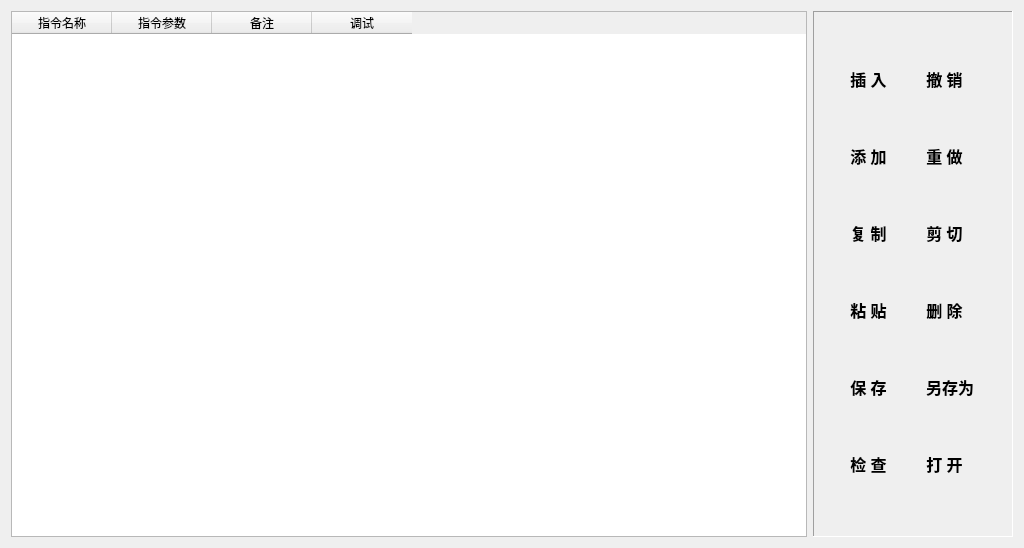
<?xml version="1.0" encoding="UTF-8"?>
<ui version="4.0">
 <class>QProgramUI</class>
 <widget class="QWidget" name="QProgramUI">
  <property name="geometry">
   <rect>
    <x>0</x>
    <y>0</y>
    <width>1024</width>
    <height>548</height>
   </rect>
  </property>
  <property name="windowTitle">
   <string>QProgramUI</string>
  </property>
  <layout class="QHBoxLayout" name="horizontalLayout">
   <item>
    <widget class="QProgramTableWidget" name="m_pProgramTableWidget">
     <property name="minimumSize">
      <size>
       <width>780</width>
       <height>520</height>
      </size>
     </property>
     <column>
      <property name="text">
       <string>指令名称</string>
      </property>
     </column>
     <column>
      <property name="text">
       <string>指令参数</string>
      </property>
     </column>
     <column>
      <property name="text">
       <string>备注</string>
      </property>
     </column>
     <column>
      <property name="text">
       <string>调试</string>
      </property>
     </column>
    </widget>
   </item>
   <item>
    <widget class="QFrame" name="m_pFrameToolButtomContainter">
     <property name="sizePolicy">
      <sizepolicy hsizetype="Preferred" vsizetype="Preferred">
       <horstretch>0</horstretch>
       <verstretch>0</verstretch>
      </sizepolicy>
     </property>
     <property name="minimumSize">
      <size>
       <width>200</width>
       <height>520</height>
      </size>
     </property>
     <property name="frameShape">
      <enum>QFrame::Panel</enum>
     </property>
     <property name="frameShadow">
      <enum>QFrame::Sunken</enum>
     </property>
     <layout class="QGridLayout" name="gridLayout">
      <item row="0" column="0">
       <widget class="QToolButton" name="m_ptbInsertRow">
        <property name="sizePolicy">
         <sizepolicy hsizetype="Fixed" vsizetype="Fixed">
          <horstretch>0</horstretch>
          <verstretch>0</verstretch>
         </sizepolicy>
        </property>
        <property name="font">
         <font>
          <family>宋体</family>
          <pointsize>12</pointsize>
          <weight>75</weight>
          <bold>true</bold>
         </font>
        </property>
        <property name="toolTip">
         <string>插入一行</string>
        </property>
        <property name="text">
         <string>插 入</string>
        </property>
        <property name="icon">
         <iconset>
          <disabledoff>:/RightKeyMenuIcon/insert_enable</disabledoff>
          <disabledon>:/RightKeyMenuIcon/insert_disable</disabledon>
         </iconset>
        </property>
        <property name="iconSize">
         <size>
          <width>50</width>
          <height>40</height>
         </size>
        </property>
        <property name="toolButtonStyle">
         <enum>Qt::ToolButtonTextUnderIcon</enum>
        </property>
        <property name="autoRaise">
         <bool>true</bool>
        </property>
       </widget>
      </item>
      <item row="0" column="1">
       <widget class="QToolButton" name="m_ptbUndo">
        <property name="sizePolicy">
         <sizepolicy hsizetype="Fixed" vsizetype="Fixed">
          <horstretch>0</horstretch>
          <verstretch>0</verstretch>
         </sizepolicy>
        </property>
        <property name="font">
         <font>
          <family>宋体</family>
          <pointsize>12</pointsize>
          <weight>75</weight>
          <bold>true</bold>
         </font>
        </property>
        <property name="text">
         <string>撤 销</string>
        </property>
        <property name="icon">
         <iconset>
          <disabledoff>:/RightKeyMenuIcon/undo_enable</disabledoff>
          <disabledon>:/RightKeyMenuIcon/undo_disable</disabledon>
         </iconset>
        </property>
        <property name="iconSize">
         <size>
          <width>50</width>
          <height>40</height>
         </size>
        </property>
        <property name="autoRepeat">
         <bool>false</bool>
        </property>
        <property name="toolButtonStyle">
         <enum>Qt::ToolButtonTextUnderIcon</enum>
        </property>
        <property name="autoRaise">
         <bool>true</bool>
        </property>
       </widget>
      </item>
      <item row="1" column="0">
       <widget class="QToolButton" name="m_ptbAddRow">
        <property name="sizePolicy">
         <sizepolicy hsizetype="Fixed" vsizetype="Fixed">
          <horstretch>0</horstretch>
          <verstretch>0</verstretch>
         </sizepolicy>
        </property>
        <property name="font">
         <font>
          <family>宋体</family>
          <pointsize>12</pointsize>
          <weight>75</weight>
          <bold>true</bold>
         </font>
        </property>
        <property name="text">
         <string>添 加</string>
        </property>
        <property name="icon">
         <iconset>
          <disabledoff>:/RightKeyMenuIcon/add_enable</disabledoff>
          <disabledon>:/RightKeyMenuIcon/add_disable</disabledon>
         </iconset>
        </property>
        <property name="iconSize">
         <size>
          <width>50</width>
          <height>40</height>
         </size>
        </property>
        <property name="autoRepeat">
         <bool>false</bool>
        </property>
        <property name="toolButtonStyle">
         <enum>Qt::ToolButtonTextUnderIcon</enum>
        </property>
        <property name="autoRaise">
         <bool>true</bool>
        </property>
       </widget>
      </item>
      <item row="1" column="1">
       <widget class="QToolButton" name="m_ptbRedo">
        <property name="sizePolicy">
         <sizepolicy hsizetype="Fixed" vsizetype="Fixed">
          <horstretch>0</horstretch>
          <verstretch>0</verstretch>
         </sizepolicy>
        </property>
        <property name="font">
         <font>
          <family>宋体</family>
          <pointsize>12</pointsize>
          <weight>75</weight>
          <bold>true</bold>
         </font>
        </property>
        <property name="text">
         <string>重 做</string>
        </property>
        <property name="icon">
         <iconset>
          <disabledoff>:/RightKeyMenuIcon/redo_enable</disabledoff>
          <disabledon>:/RightKeyMenuIcon/redo_disable</disabledon>
         </iconset>
        </property>
        <property name="iconSize">
         <size>
          <width>50</width>
          <height>40</height>
         </size>
        </property>
        <property name="autoRepeat">
         <bool>false</bool>
        </property>
        <property name="toolButtonStyle">
         <enum>Qt::ToolButtonTextUnderIcon</enum>
        </property>
        <property name="autoRaise">
         <bool>true</bool>
        </property>
       </widget>
      </item>
      <item row="2" column="0">
       <widget class="QToolButton" name="m_ptbCopy">
        <property name="sizePolicy">
         <sizepolicy hsizetype="Fixed" vsizetype="Fixed">
          <horstretch>0</horstretch>
          <verstretch>0</verstretch>
         </sizepolicy>
        </property>
        <property name="font">
         <font>
          <family>宋体</family>
          <pointsize>12</pointsize>
          <weight>75</weight>
          <bold>true</bold>
         </font>
        </property>
        <property name="text">
         <string>复 制</string>
        </property>
        <property name="icon">
         <iconset>
          <disabledoff>:/RightKeyMenuIcon/copy_enable</disabledoff>
          <disabledon>:/RightKeyMenuIcon/copy_disable</disabledon>
         </iconset>
        </property>
        <property name="iconSize">
         <size>
          <width>50</width>
          <height>40</height>
         </size>
        </property>
        <property name="autoRepeat">
         <bool>false</bool>
        </property>
        <property name="toolButtonStyle">
         <enum>Qt::ToolButtonTextUnderIcon</enum>
        </property>
        <property name="autoRaise">
         <bool>true</bool>
        </property>
       </widget>
      </item>
      <item row="2" column="1">
       <widget class="QToolButton" name="m_ptbCut">
        <property name="sizePolicy">
         <sizepolicy hsizetype="Fixed" vsizetype="Fixed">
          <horstretch>0</horstretch>
          <verstretch>0</verstretch>
         </sizepolicy>
        </property>
        <property name="font">
         <font>
          <family>宋体</family>
          <pointsize>12</pointsize>
          <weight>75</weight>
          <bold>true</bold>
         </font>
        </property>
        <property name="text">
         <string>剪 切</string>
        </property>
        <property name="icon">
         <iconset>
          <disabledoff>:/RightKeyMenuIcon/cut_enable</disabledoff>
          <disabledon>:/RightKeyMenuIcon/cut_disable</disabledon>
         </iconset>
        </property>
        <property name="iconSize">
         <size>
          <width>50</width>
          <height>40</height>
         </size>
        </property>
        <property name="autoRepeat">
         <bool>false</bool>
        </property>
        <property name="toolButtonStyle">
         <enum>Qt::ToolButtonTextUnderIcon</enum>
        </property>
        <property name="autoRaise">
         <bool>true</bool>
        </property>
       </widget>
      </item>
      <item row="3" column="0">
       <widget class="QToolButton" name="m_ptbPaste">
        <property name="sizePolicy">
         <sizepolicy hsizetype="Fixed" vsizetype="Fixed">
          <horstretch>0</horstretch>
          <verstretch>0</verstretch>
         </sizepolicy>
        </property>
        <property name="font">
         <font>
          <family>宋体</family>
          <pointsize>12</pointsize>
          <weight>75</weight>
          <bold>true</bold>
         </font>
        </property>
        <property name="text">
         <string>粘 贴</string>
        </property>
        <property name="icon">
         <iconset>
          <disabledoff>:/RightKeyMenuIcon/paste_enable</disabledoff>
          <disabledon>:/RightKeyMenuIcon/paste_disable</disabledon>
         </iconset>
        </property>
        <property name="iconSize">
         <size>
          <width>50</width>
          <height>40</height>
         </size>
        </property>
        <property name="autoRepeat">
         <bool>false</bool>
        </property>
        <property name="toolButtonStyle">
         <enum>Qt::ToolButtonTextUnderIcon</enum>
        </property>
        <property name="autoRaise">
         <bool>true</bool>
        </property>
       </widget>
      </item>
      <item row="3" column="1">
       <widget class="QToolButton" name="m_ptbDelete">
        <property name="sizePolicy">
         <sizepolicy hsizetype="Fixed" vsizetype="Fixed">
          <horstretch>0</horstretch>
          <verstretch>0</verstretch>
         </sizepolicy>
        </property>
        <property name="font">
         <font>
          <family>宋体</family>
          <pointsize>12</pointsize>
          <weight>75</weight>
          <bold>true</bold>
         </font>
        </property>
        <property name="text">
         <string>删 除</string>
        </property>
        <property name="icon">
         <iconset>
          <disabledoff>:/RightKeyMenuIcon/delete_enable</disabledoff>
          <disabledon>:/RightKeyMenuIcon/delete_disable</disabledon>
         </iconset>
        </property>
        <property name="iconSize">
         <size>
          <width>50</width>
          <height>40</height>
         </size>
        </property>
        <property name="autoRepeat">
         <bool>false</bool>
        </property>
        <property name="toolButtonStyle">
         <enum>Qt::ToolButtonTextUnderIcon</enum>
        </property>
        <property name="autoRaise">
         <bool>true</bool>
        </property>
       </widget>
      </item>
      <item row="4" column="0">
       <widget class="QToolButton" name="m_ptbSave">
        <property name="sizePolicy">
         <sizepolicy hsizetype="Fixed" vsizetype="Fixed">
          <horstretch>0</horstretch>
          <verstretch>0</verstretch>
         </sizepolicy>
        </property>
        <property name="font">
         <font>
          <family>宋体</family>
          <pointsize>12</pointsize>
          <weight>75</weight>
          <bold>true</bold>
         </font>
        </property>
        <property name="text">
         <string>保 存</string>
        </property>
        <property name="icon">
         <iconset>
          <disabledoff>:/RightKeyMenuIcon/save_enable</disabledoff>
          <disabledon>:/RightKeyMenuIcon/save_disable</disabledon>
         </iconset>
        </property>
        <property name="iconSize">
         <size>
          <width>50</width>
          <height>40</height>
         </size>
        </property>
        <property name="autoRepeat">
         <bool>false</bool>
        </property>
        <property name="toolButtonStyle">
         <enum>Qt::ToolButtonTextUnderIcon</enum>
        </property>
        <property name="autoRaise">
         <bool>true</bool>
        </property>
       </widget>
      </item>
      <item row="4" column="1">
       <widget class="QToolButton" name="m_ptbSaveAs">
        <property name="sizePolicy">
         <sizepolicy hsizetype="Fixed" vsizetype="Fixed">
          <horstretch>0</horstretch>
          <verstretch>0</verstretch>
         </sizepolicy>
        </property>
        <property name="font">
         <font>
          <family>宋体</family>
          <pointsize>12</pointsize>
          <weight>75</weight>
          <bold>true</bold>
         </font>
        </property>
        <property name="text">
         <string>另存为</string>
        </property>
        <property name="icon">
         <iconset>
          <disabledoff>:/RightKeyMenuIcon/saveAs_enable</disabledoff>
          <disabledon>:/RightKeyMenuIcon/saveAs_disable</disabledon>
         </iconset>
        </property>
        <property name="iconSize">
         <size>
          <width>50</width>
          <height>40</height>
         </size>
        </property>
        <property name="autoRepeat">
         <bool>false</bool>
        </property>
        <property name="toolButtonStyle">
         <enum>Qt::ToolButtonTextUnderIcon</enum>
        </property>
        <property name="autoRaise">
         <bool>true</bool>
        </property>
       </widget>
      </item>
      <item row="5" column="0">
       <widget class="QToolButton" name="m_ptbCheck">
        <property name="sizePolicy">
         <sizepolicy hsizetype="Fixed" vsizetype="Fixed">
          <horstretch>0</horstretch>
          <verstretch>0</verstretch>
         </sizepolicy>
        </property>
        <property name="font">
         <font>
          <family>宋体</family>
          <pointsize>12</pointsize>
          <weight>75</weight>
          <bold>true</bold>
         </font>
        </property>
        <property name="text">
         <string>检 查</string>
        </property>
        <property name="icon">
         <iconset>
          <disabledoff>:/RightKeyMenuIcon/check_enable</disabledoff>
          <disabledon>:/RightKeyMenuIcon/check_disable</disabledon>
         </iconset>
        </property>
        <property name="iconSize">
         <size>
          <width>50</width>
          <height>40</height>
         </size>
        </property>
        <property name="autoRepeat">
         <bool>false</bool>
        </property>
        <property name="toolButtonStyle">
         <enum>Qt::ToolButtonTextUnderIcon</enum>
        </property>
        <property name="autoRaise">
         <bool>true</bool>
        </property>
       </widget>
      </item>
      <item row="5" column="1">
       <widget class="QToolButton" name="m_ptbOpen">
        <property name="sizePolicy">
         <sizepolicy hsizetype="Fixed" vsizetype="Fixed">
          <horstretch>0</horstretch>
          <verstretch>0</verstretch>
         </sizepolicy>
        </property>
        <property name="font">
         <font>
          <family>宋体</family>
          <pointsize>12</pointsize>
          <weight>75</weight>
          <bold>true</bold>
         </font>
        </property>
        <property name="text">
         <string>打 开</string>
        </property>
        <property name="icon">
         <iconset>
          <disabledoff>:/RightKeyMenuIcon/open_enable</disabledoff>
          <disabledon>:/RightKeyMenuIcon/open_disable</disabledon>
         </iconset>
        </property>
        <property name="iconSize">
         <size>
          <width>50</width>
          <height>40</height>
         </size>
        </property>
        <property name="autoRepeat">
         <bool>false</bool>
        </property>
        <property name="toolButtonStyle">
         <enum>Qt::ToolButtonTextUnderIcon</enum>
        </property>
        <property name="autoRaise">
         <bool>true</bool>
        </property>
       </widget>
      </item>
     </layout>
    </widget>
   </item>
  </layout>
 </widget>
 <layoutdefault spacing="6" margin="11"/>
 <customwidgets>
  <customwidget>
   <class>QProgramTableWidget</class>
   <extends>QTableWidget</extends>
   <header location="global">../../../../QCustomModelViewLib/QProgramTableWidget.h</header>
  </customwidget>
 </customwidgets>
 <resources>
  <include location="QCustomModelViewQrc.qrc"/>
 </resources>
 <connections/>
</ui>
